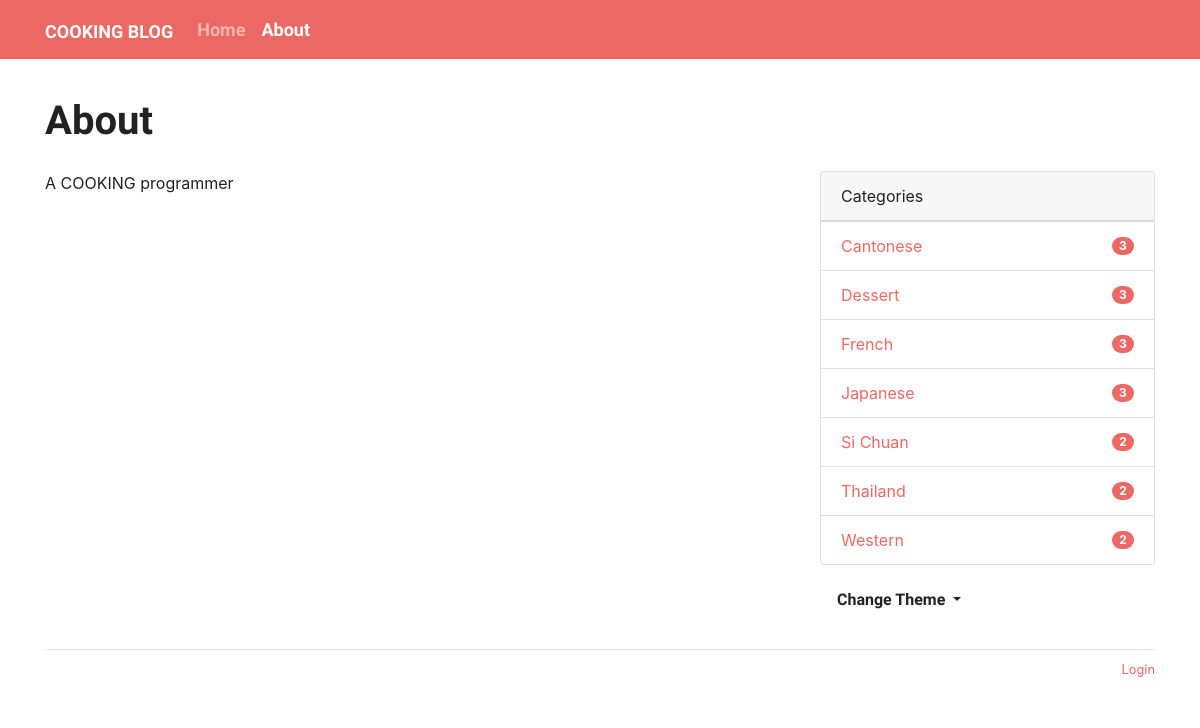
Before: /about with the older database file.
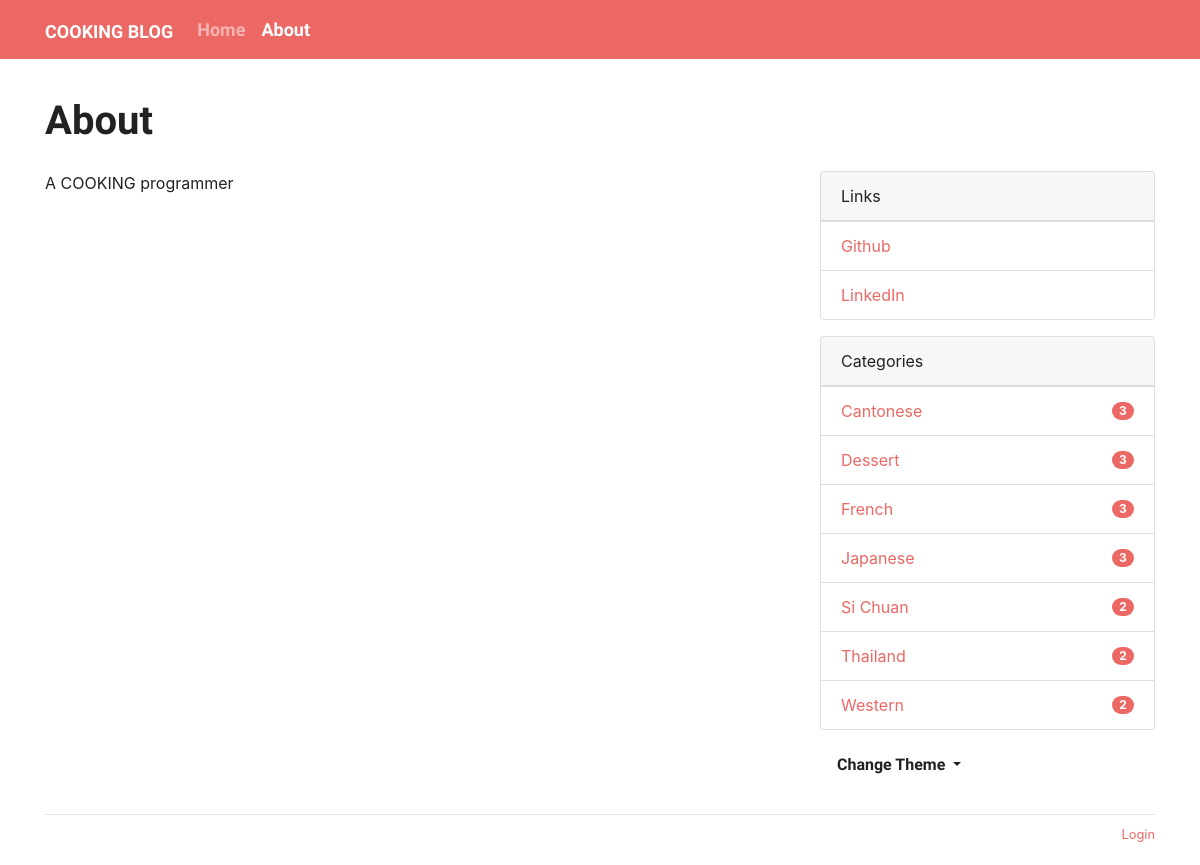
After: the same page with the newer database file.
### cooking/models.py (models this page shows)
class Category(db.Model):
    id = db.Column(db.Integer, primary_key=True)
    label = db.Column(db.String(30), unique=True)
    posts = db.relationship('Post', back_populates='category')

class Link(db.Model):
    id = db.Column(db.Integer, primary_key=True)
    name = db.Column(db.String(30))
    url = db.Column(db.String(255))

### cooking/blueprints/cook.py (the view)
@cook_bp.route('/about')
def about():
    return render_template('cook/about.html')

### cooking/__init__.py (called while the page is built)
def register_template_context(app):
    @app.context_processor
    def make_template_context():
        admin = Admin.query.first()
        categories = Category.query.order_by(Category.label).all()
        links = Link.query.order_by(Link.name).all()
        if current_user.is_authenticated:
            unread_comments = Comment.query.filter_by(reviewed=False).count()
        else:
            unread_comments = None
        return dict(
            admin=admin, categories=categories,
            links=links, unread_comments=unread_comments)

def register_request_handlers(app):
    @app.after_request
    def query_profiler(response):
        for q in get_debug_queries():
            if q.duration >= app.config['COOKING_SLOW_QUERY_THRESHOLD']:
                app.logger.warning(
                    'Slow query: Duration: %fs\n Context: %s\nQuery: %s\n '
                    % (q.duration, q.context, q.statement)
                )
        return response

### cooking/templates/cook/about.html (shortened to what this page needs)
{% extends 'base.html' %}
{% block content %}
    <div class="page-header">
        <h1>About</h1>
    </div>
    <div class="row">
        <div class="col-sm-8">
            {{ admin.about|safe }}
        </div>
        <div class="col-sm-4 sidebar">
            {% include "cook/_sidebar.html" %}
        </div>
    </div>
{% endblock %}

### cooking/templates/cook/_sidebar.html (shortened to what this page needs)
{% if links %}
    <div class="card mb-3">
        <div class="card-header">Links</div>
        <ul class="list-group list-group-flush">
            {% for link in links %}
                <li class="list-group-item  list-group-item-action d-flex justify-content-between align-items-center">
                    <a href="{{ link.url }}" target="_blank">{{ link.name }}</a>
                </li>
            {% endfor %}
        </ul>
    </div>
{% endif %}
{% if categories %}
    <div class="card mb-3">
        <div class="card-header">Categories</div>
        <ul class="list-group list-group-flush">
            {% for category in categories %}
                <li class="list-group-item  list-group-item-action d-flex justify-content-between align-items-center">
                    <a href="{{ url_for('cook.show_category', category_id=category.id) }}">
                        {{ category.label }}
                    </a>
                    <span class="badge badge-primary badge-pill"> {{ category.posts|length }}</span>
                </li>
            {% endfor %}
        </ul>
    </div>
{% endif %}
<div class="dropdown">
    <button class="btn btn-default dropdown-toggle" type="button" id="dropdownMenuButton"
            data-toggle="dropdown" aria-haspopup="true" aria-expanded="false">
        Change Theme
    </button>
</div>

Changed rows visible on the page:
added Link: name "Github"
added Link: name "LinkedIn"
Other visible differences:
text now shown: "Links"
